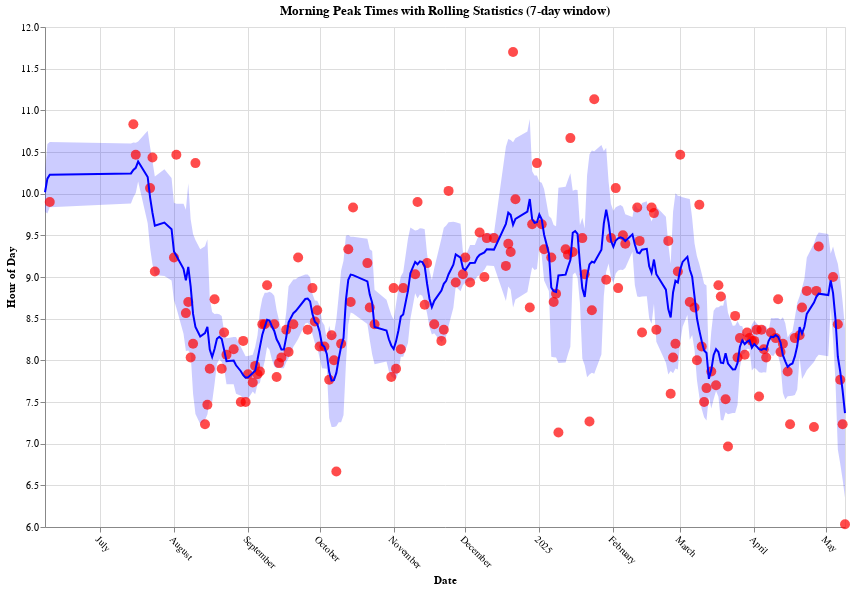

The notebook cell this image was saved under:
### Markdown cell above
# MP stability

### Code cell
import circadian
reload(circadian)

circadian.draw_mp_stability(merge_all_types(exclude_insomniac_nights=True))

### Figure 1 — Vega-Lite specification as saved in the notebook (floating-point values rounded to 4 significant figures; data arrays with more than 128 entries replaced by an {"elided": "..."} marker saying what was removed)
{"config": {"view": {"continuousWidth": 300, "continuousHeight": 300}, "axis": {"grid": true}}, "layer": [{"data": {"name": "data-0813c617392cc0b12d8de2a5c93e772b"}, "mark": {"type": "area", "color": "blue", "opacity": 0.2}, "encoding": {"x": {"field": "dayAndNightOf", "type": "temporal"}, "y": {"field": "lower", "type": "quantitative"}, "y2": {"field": "upper"}}}, {"data": {"name": "data-40e09286e8be496388424ba0b245e5f2"}, "mark": {"type": "point", "color": "red", "filled": true, "size": 100}, "encoding": {"tooltip": [{"field": "dayAndNightOf", "format": "%Y-%m-%d", "title": "Date", "type": "temporal"}, {"field": "MP_Hour", "format": ".2f", "title": "Time", "type": "quantitative"}], "x": {"axis": {"labelAngle": 45}, "field": "dayAndNightOf", "title": "Date", "type": "temporal"}, "y": {"field": "MP_Hour", "scale": {"zero": false}, "title": "Hour of Day", "type": "quantitative"}}}, {"data": {"name": "data-40e09286e8be496388424ba0b245e5f2"}, "mark": {"type": "line", "color": "blue", "size": 2}, "encoding": {"x": {"axis": {"labelAngle": 45}, "field": "dayAndNightOf", "title": "Date", "type": "temporal"}, "y": {"field": "Rolling_Mean", "type": "quantitative"}}}], "height": 500, "title": "Morning Peak Times with Rolling Statistics (7-day window)", "width": 800, "$schema": "https://vega.github.io/schema/vega-lite/v5.20.1.json", "datasets": {"data-0813c617392cc0b12d8de2a5c93e772b": {"elided": "238 records"}, "data-40e09286e8be496388424ba0b245e5f2": {"elided": "238 records"}}}
